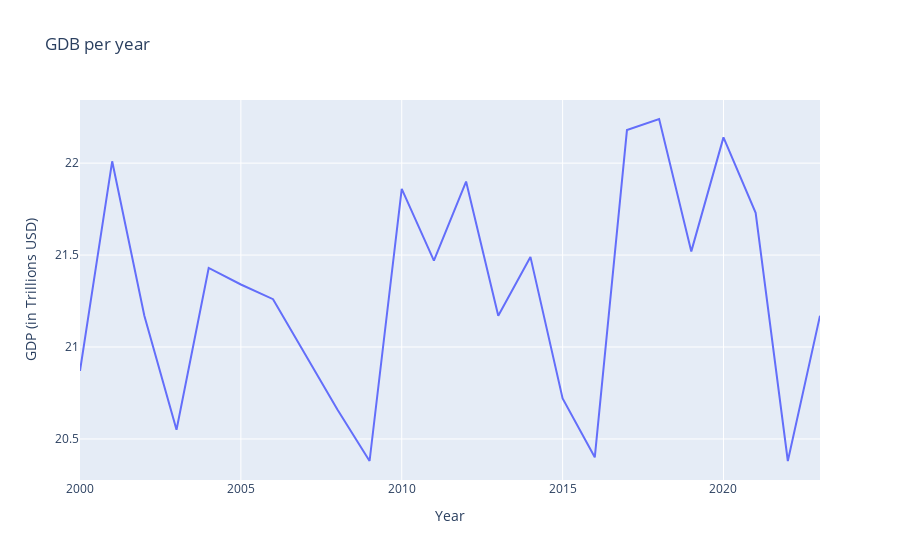

The cell this chart's notebook holds for it:
### Code cell
px.line(USA_DF , x = 'Year' , y = 'GDP (in Trillions USD)',title = 'GDB per year')

### Figure 1 — Plotly figure (JSON) as saved in the notebook; plotly's stock layout.template omitted (floating-point values rounded to 4 significant figures)
{"data": [{"hovertemplate": "Year=%{x}<br>GDP (in Trillions USD)=%{y}<extra></extra>", "legendgroup": "", "line": {"color": "#636efa", "dash": "solid"}, "marker": {"symbol": "circle"}, "mode": "lines", "name": "", "orientation": "v", "showlegend": false, "type": "scatter", "x": [2000, 2001, 2002, 2003, 2004, 2005, 2006, 2007, 2008, 2009, 2010, 2011, 2012, 2013, 2014, 2015, 2016, 2017, 2018, 2019, 2020, 2021, 2022, 2023], "xaxis": "x", "y": [20.87, 22.01, 21.17, 20.55, 21.43, 21.34, 21.26, 20.96, 20.66, 20.38, 21.86, 21.47, 21.9, 21.17, 21.49, 20.72, 20.4, 22.18, 22.24, 21.52, 22.14, 21.73, 20.38, 21.17], "yaxis": "y"}], "layout": {"legend": {"tracegroupgap": 0}, "title": {"text": "GDB per year"}, "xaxis": {"anchor": "y", "domain": [0, 1], "title": {"text": "Year"}}, "yaxis": {"anchor": "x", "domain": [0, 1], "title": {"text": "GDP (in Trillions USD)"}}}}
